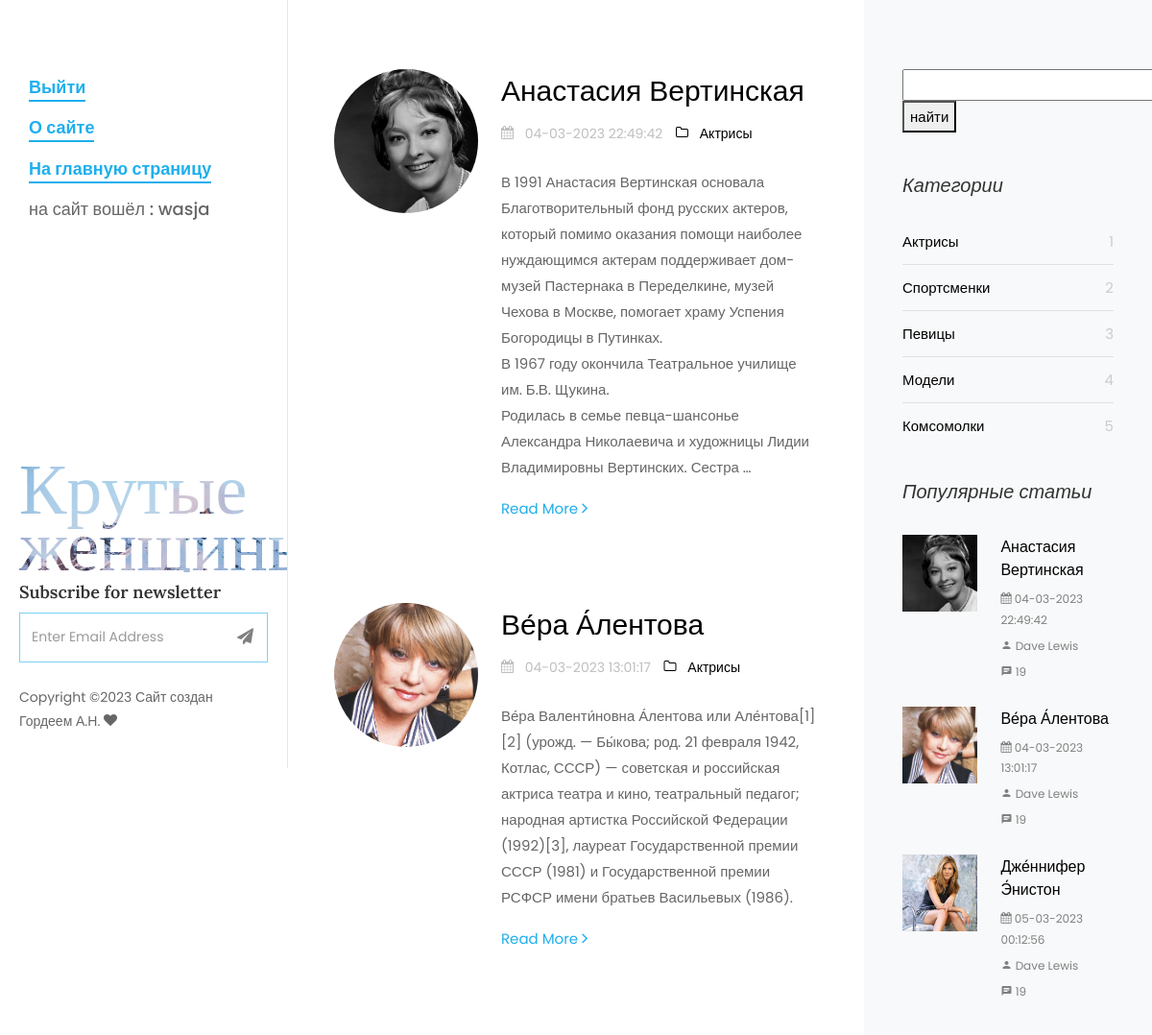
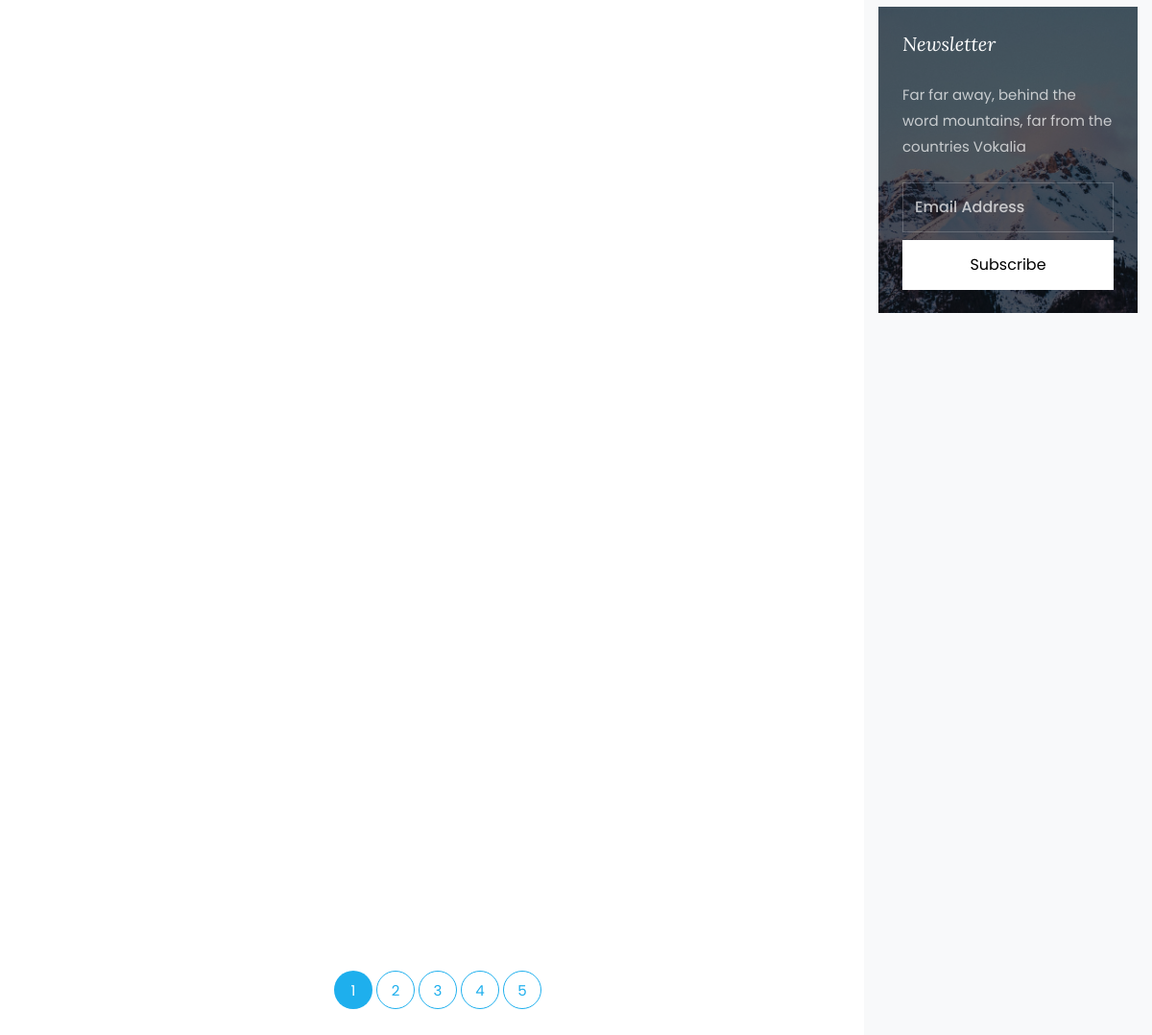
The app's page / (signed in) with its own data (2 pictures, top to bottom).
### women/models.py (models this page shows, shortened)
class Women(models.Model):
    objects = None
    title = models.CharField(max_length=255, verbose_name='Заголовок')
    content = models.TextField(blank=True)
    photo = models.ImageField(upload_to="photos/%Y/%m/%d/")
    time_create = models.DateTimeField(auto_now_add=True)
    slug = models.SlugField(max_length=250, unique= True, db_index= True, verbose_name= "URL")
    time_update = models.DateTimeField(auto_now=True)
    is_published = models.BooleanField(default=True)
    cat = models.ForeignKey('Category', on_delete=models.PROTECT, )
    class Meta:
        verbose_name_plural = 'Известные женщины'
        ordering = ('cat', 'title')

class Category(models.Model):
    name = models.CharField(max_length=100, db_index=True)
    slug = models.SlugField(max_length=250, unique=True, db_index=True, verbose_name='URL')
    class Meta:
        verbose_name_plural = 'Категории'

### women/views.py (the view)
# urls.py: urlpatterns = [path('', WomenHome.as_view(), name='home'),
class WomenHome( DataMixin, ListView):
    paginate_by = 4
    model = Women
    template_name = 'women/index.html'
    context_object_name = 'post'
    def get_context_data(self, *, object_list=None, **kwargs):
        context = super().get_context_data(**kwargs)
        context['last_act'] = Women.objects.filter(cat__pk=1).order_by("-id")[0:5]
        context['last_sport'] = Women.objects.filter(cat__pk=2).order_by("-id")[0:5]
        context['last_sing'] = Women.objects.filter(cat__pk=3).order_by("-id")[0:5]
        context['last_mode'] = Women.objects.filter(cat__pk=3).order_by("-id")[0:5]
        context['last_all'] = Women.objects.filter().order_by("-id")[0:5]
        context['cats'] = Category.objects.all()
        context['menu'] = menu
        context['all'] = Women.objects.all()
        return context

### women/templates/women/index.html (shortened to what this page needs)
{% load static %}
<!DOCTYPE html>
<html lang="en">
  <head>
    <link rel="stylesheet" href="{% static 'css/open-iconic-bootstrap.min.css' %}">
    <link rel="stylesheet" href="{% static 'css/animate.css' %}">
    <link rel="stylesheet" href="{% static 'css/owl.carousel.min.css' %}">
    <link rel="stylesheet" href="{% static 'css/owl.theme.default.min.css' %}">
    <link rel="stylesheet" href="{% static 'css/magnific-popup.css' %}">
    <link rel="stylesheet" href="{% static 'css/aos.css' %}">
    <link rel="stylesheet" href="{% static 'css/ionicons.min.css' %}">
    <link rel="stylesheet" href="{% static 'css/bootstrap-datepicker.css' %}">
    <link rel="stylesheet" href="{% static 'css/jquery.timepicker.css' %}">
    <link rel="stylesheet" href="{%  static 'css/flaticon.css' %}">
    <link rel="stylesheet" href="{% static 'css/icomoon.css' %}">
    <link rel="stylesheet" href="{% static 'css/style.css' %}">
  </head>
  <body>
	{% include 'women/side-header.html' %}
		<div id="colorlib-main">
			<section class="ftco-section ftco-no-pt ftco-no-pb">
	    	<div class="container">
	    		<div class="row d-flex">
	    			<div class="col-xl-8 py-5 px-md-5">
						{% for p in post %}
	    				<div class="row pt-md-4">
			    			<div class="col-md-12">
									<div class="blog-entry ftco-animate d-md-flex">
										<a href=" {% url 'post' p.slug %} " class="img img-2"
										   style="background-image: url('{{ p.photo.url }}');"> </a>
										<div class="text text-2 pl-md-4">
				              <h3 class="mb-2"><a href="{% url 'post' p.slug %}"> {{ p.title }} </a></h3>
				              <div class="meta-wrap">
												<p class="meta">
				              		<span><i class="icon-calendar mr-2"></i> {{p.time_update|date:'d-m-Y H:i:s' }} </span>
				              		<span><a href="{% url 'category' p.cat.slug %} "><i class="icon-folder-o mr-2"></i> {{ p.cat.name }}</a></span>
				              	</p>
			              	</div>
				              <p class="mb-4"> {{ p.content | linebreaks | truncatewords:50 }}</p>
				              <p><a href=" {% url 'post' p.slug %} " class="btn-custom">Read More <span class="ion-ios-arrow-forward"></span></a></p>
				            </div>
									</div>
								</div>
			    		</div>
						{% endfor %}
			    		<div class="row">
			          <div class="col">
			            <div class="block-27">
			              <ul>{% if page_obj.has_other_pages  %}
							  {% for p in paginator.page_range %}
							  {%  if page_obj.number == p %}
							  <li class="active"><span> {{ p }}</span></li>
						  	{% else %}
			                <li><a href="?page= {{ p }}">{{ p }}</a></li>
								{% endif %}
							  	{% endfor %}
								{% endif %}
			              </ul>
			            </div>
			          </div>
			        </div>
			    	</div>
	    			{% include 'women/left-header.html' %}
							<div class="sidebar-box subs-wrap img py-4" style="background-image: url('../static/images/bg_1.jpg');">
								<div class="overlay"></div>
								<h3 class="mb-4 sidebar-heading">Newsletter</h3>
								<p class="mb-4">Far far away, behind the word mountains, far from the countries Vokalia</p>
	              <form action="#" class="subscribe-form">
	                <div class="form-group">
	                  <input type="text" class="form-control" placeholder="Email Address">
	                  <input type="submit" value="Subscribe" class="mt-2 btn btn-white submit">
	                </div>
	              </form>
	            </div>
	          </div>
	    		</div>
	    	</div>
	    </section>
		</div>
	</div>
  </body>
</html>

### women/templates/women/side-header.html (shortened to what this page needs)
{% load static %}
<div id="colorlib-page">
		<aside id="colorlib-aside" role="complementary" class="js-fullheight">
			<nav id="colorlib-main-menu" role="navigation">
				<ul>
					{% if user.is_authenticated %}
							{% for m in menu|slice:":3" %}
										<li class="colorlib-active"><a href=" {% url m.url_name %} " > {{ m.title }} </a></li>
							{% endfor %}
										<li class="pfooter ">   на сайт вошёл :  {{ user.username}} </li>
					 {% else %}
						{% for m in menu|slice:"1:5" %}
									<li class="colorlib-active" ><a href=" {% url m.url_name %} " > {{ m.title }} </a></li>
					{% endfor %}
					{% endif %}
				</ul>
			</nav>
			<div class="colorlib-footer">
				<h1 id="colorlib-logo" class="mb-1"><a href="#" style="background-image: url('../static/images/bg_1.jpg');">Крутые <span> женщины </span></a></h1>
				<div class="mb-4">
					<h3>Subscribe for newsletter</h3>
					<form action="#" class="colorlib-subscribe-form">
            <div class="form-group d-flex">
            	<div class="icon"><span class="icon-paper-plane"></span></div>
              <input type="text" class="form-control" placeholder="Enter Email Address">
            </div>
          </form>
				</div>
				<p class="pfooter">
	  Copyright &copy;<script>document.write(new Date().getFullYear());</script> Сайт создан Гордеем А.Н.  <i class="icon-heart" aria-hidden="true"></i>
	  </p>
			</div>
          	</aside>

### women/templates/women/left-header.html
{% load static %}
<div class="col-xl-4 sidebar ftco-animate bg-light pt-5">
	            <div class="sidebar-box pt-md-4">
					<form action="{% url 'search' %} method='GET">
						<input type="text" name="q" >
						<button>	 найти		</button>
					</form>
	            </div>
	            <div class="sidebar-box ftco-animate">
	            	<h3 class="sidebar-heading">Категории </h3>
	              <ul class="categories">
					{% for cat in cats %}
	                <li><a href=" {% url 'category' cat.slug %}"> {{ cat.name }}
						<span> {{ cat.pk }} </span></a></li>
					  {% endfor %}
	              </ul>
	            </div>
	            <div class="sidebar-box ftco-animate">
	              <h3 class="sidebar-heading">Популярные статьи </h3>
					{% for p in post|slice:":3" %}
	              <div class="block-21 mb-4 d-flex">
	                <a class="blog-img mr-4"  style="background-image: url('{{ p.photo.url }}');"></a>
	                <div class="text">
	                  <h3 class="heading"><a href="#">{{ p.title }}</a></h3>
	                  <div class="meta">
	                    <div><a href="#"><span class="icon-calendar"></span> {{p.time_update|date:'d-m-Y H:i:s' }} </a></div>
	                    <div><a href="#"><span class="icon-person"></span> Dave Lewis</a></div>
	                    <div><a href="#"><span class="icon-chat"></span> 19</a></div>
	                  </div>
	                </div>
	              </div>
					{% endfor %}
	            </div>

### women/static/css/icomoon.css (style rules this page uses)
[class^="icon-"], [class*=" icon-"] { font-family: 'icomoon' !important; speak: none; font-style: normal; font-weight: normal; font-variant: normal; text-transform: none; line-height: 1; -webkit-font-smoothing: antialiased; -moz-osx-font-smoothing: grayscale; }
.icon-heart:before { content: "\f004"; }
.icon-calendar:before { content: "\f073"; }
.icon-folder-o:before { content: "\f114"; }
.icon-paper-plane:before { content: "\f1d8"; }
.icon-chat:before { content: "\e0b7"; }
.icon-person:before { content: "\e7fd"; }

### records on screen
Women: photo (picture), title "Анастасия Вертинская", time_update "04-03-2023 22:49:42", cat.name "Актрисы", content "В 1991 Анастасия Вертинская основала Благотворительный фонд русских актеров, который помимо оказания помощи наиболее нуждающимся актерам поддерживает дом-музей Пастернака в Переделкине, музей Чехова в Москве, помогает храму Успения Богородицы в Путинках. В 1967 году окончила Театральное училище им. Б.В. Щукина. Родилась в семье певца-шансонье Александра Николаевича и художницы Лидии Владимировны Вертинских. Сестра …"
Women: photo (picture), title "Ве́ра А́лентова", time_update "04-03-2023 13:01:17", cat.name "Актрисы", content "Ве́ра Валенти́новна А́лентова или Але́нтова[1][2] (урожд. — Бы́кова; род. 21 февраля 1942, Котлас, СССР) — советская и российская актриса театра и кино, театральный педагог; народная артистка Российской Федерации (1992)[3], лауреат Государственной премии СССР (1981) и Государственной премии РСФСР имени братьев Васильевых (1986)."
Category: name "Актрисы", pk "1"
Category: name "Спортсменки", pk "2"
Category: name "Певицы", pk "3"
Category: name "Модели", pk "4"
Category: name "Комсомолки", pk "5"
Women: photo (picture), title "Дже́ннифер Э́нистон", time_update "05-03-2023 00:12:56"

### other values on screen
{{ m.title }} "Выйти" "О сайте" "На главную страницу"
{{ user.username }} "wasja"
{{ p }} "1"
{{ p }} "2" "3" "4" "5"
